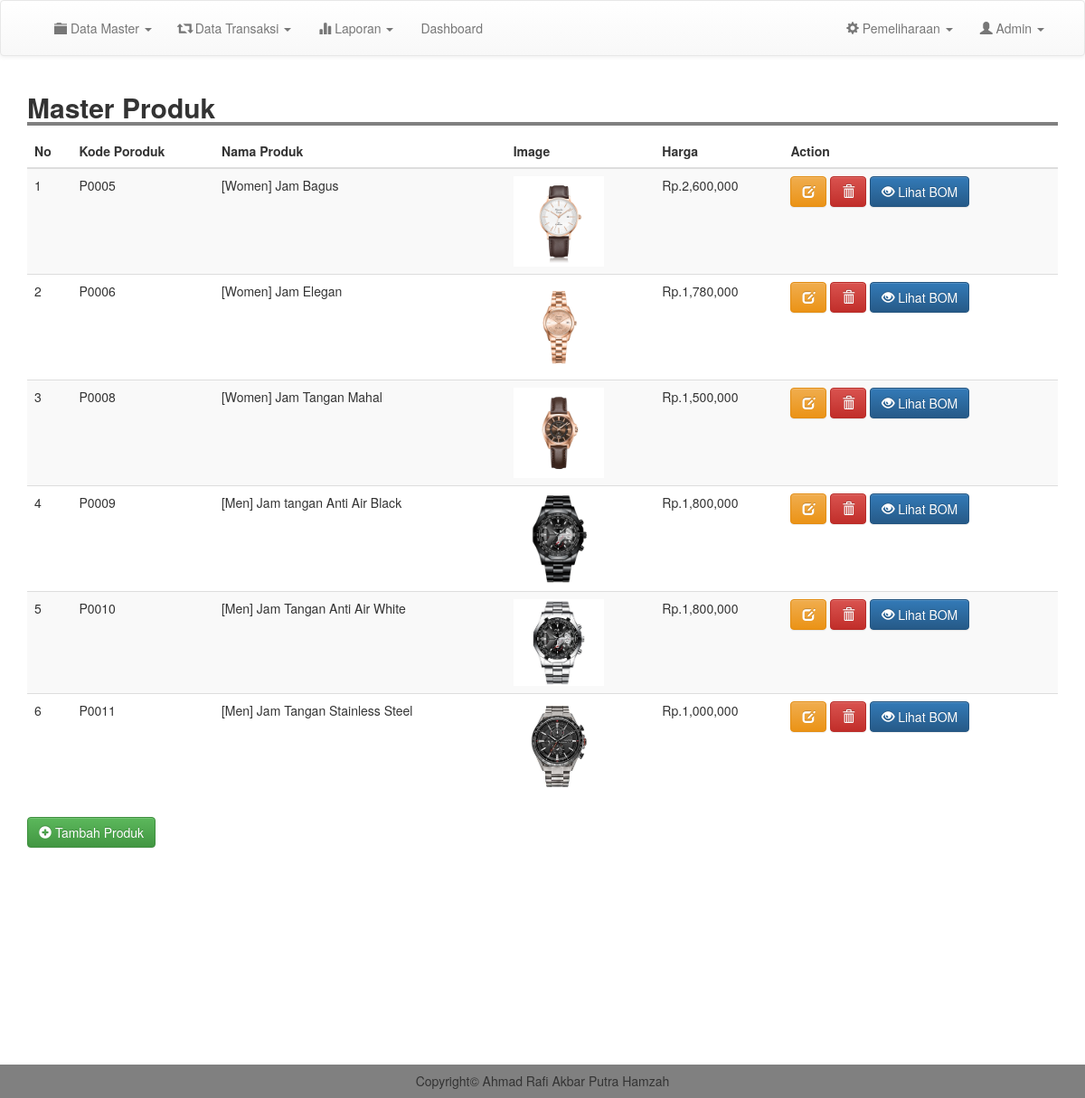
/admin/m_produk.php (signed in), run on the app's committed database.
### tables this page shows
CREATE TABLE `produk` (
  `kode_produk` varchar(100) NOT NULL,
  `nama` varchar(100) NOT NULL,
  `image` text NOT NULL,
  `deskripsi` text NOT NULL,
  `harga` int(11) NOT NULL
);

### admin/m_produk.php (the view)
<?php
include 'header.php';
?>
<div class="container">
	<h2 style=" width: 100%; border-bottom: 4px solid gray"><b>Master Produk</b></h2>
		<table class="table table-striped">
			<thead>
				<tr>
					<th scope="col">No</th>
					<th scope="col">Kode Poroduk</th>
					<th scope="col">Nama Produk</th>
					<th scope="col">Image</th>
					<th scope="col">Harga</th>
					<th scope="col">Action</th>
				</tr>
			</thead>
			<tbody>
				<?php
				$result = mysqli_query($conn, "SELECT * FROM produk");
				$no =1;
				while ($row = mysqli_fetch_assoc($result)) {
				?>
					<tr>
						<td ><?= $no; ?></td>
						<td><?= $row['kode_produk']; ?></td>
						<td><?= $row['nama'];  ?></td>
						<td><img src="../image/produk/<?= $row['image']; ?>" width="100"></td>
						<td>Rp.<?= number_format($row['harga' ]);  ?></td>
						<td><a href="edit_produk.php?kode=<?= $row['kode_produk']; ?>" class="btn btn-warning"><i class="glyphicon glyphicon-edit"></i> </a> <a href="proses/del_produk.php?kode=<?= $row['kode_produk']; ?>" class="btn btn-danger" onclick="return confirm('Yakin Ingin Menghapus Data ?')"><i class="glyphicon glyphicon-trash"></i> </a> <a href="bom.php?kode=<?= $row['kode_produk']; ?>" type="submit" class="btn btn-primary"><i class="glyphicon glyphicon-eye-open"></i> Lihat BOM</button></td>
					</tr>
				<?php
					$no++;
					}
				 ?>
				</tbody>
			</table>
		<a href="tm_produk.php" class="btn btn-success"><i class="glyphicon glyphicon-plus-sign"></i> Tambah Produk</a>
	</div>
	<br>
	<br>
	<br>
	<br>
	<br>
	<br>
	<br>
	<br>
	<br>
	<br>
	<br>
	<br>
	<?php
	include 'footer.php';
	?>

### css/style.css (style rules this page uses)
body { margin:0; padding: 0; }

### data on the page
produk: kode_produk "P0005", nama "[Women] Jam Bagus", image (picture), harga "2,600,000"
produk: kode_produk "P0006", nama "[Women] Jam Elegan", image (picture), harga "1,780,000"
produk: kode_produk "P0008", nama "[Women] Jam Tangan Mahal", image (picture), harga "1,500,000"
produk: kode_produk "P0009", nama "[Men] Jam tangan Anti Air Black", image (picture), harga "1,800,000"
produk: kode_produk "P0010", nama "[Men] Jam Tangan Anti Air White", image (picture), harga "1,800,000"
produk: kode_produk "P0011", nama "[Men] Jam Tangan Stainless Steel", image (picture), harga "1,000,000"
